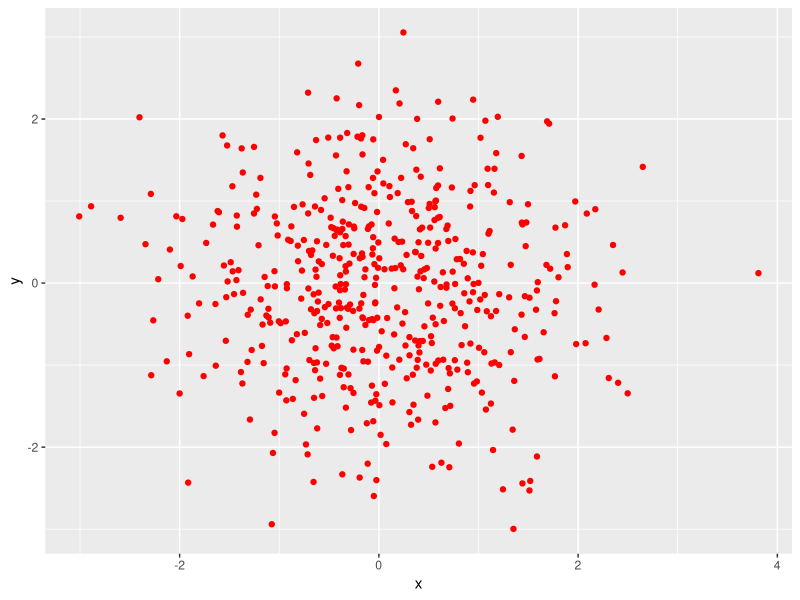
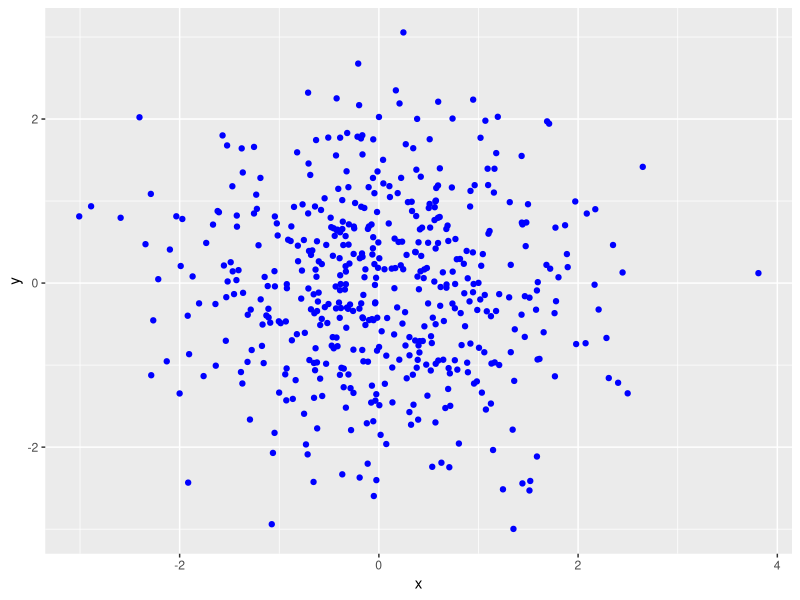
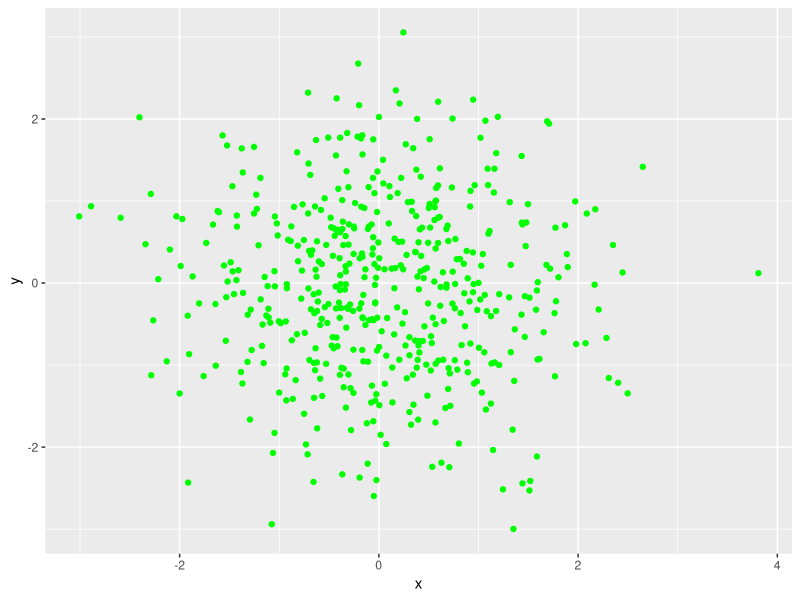
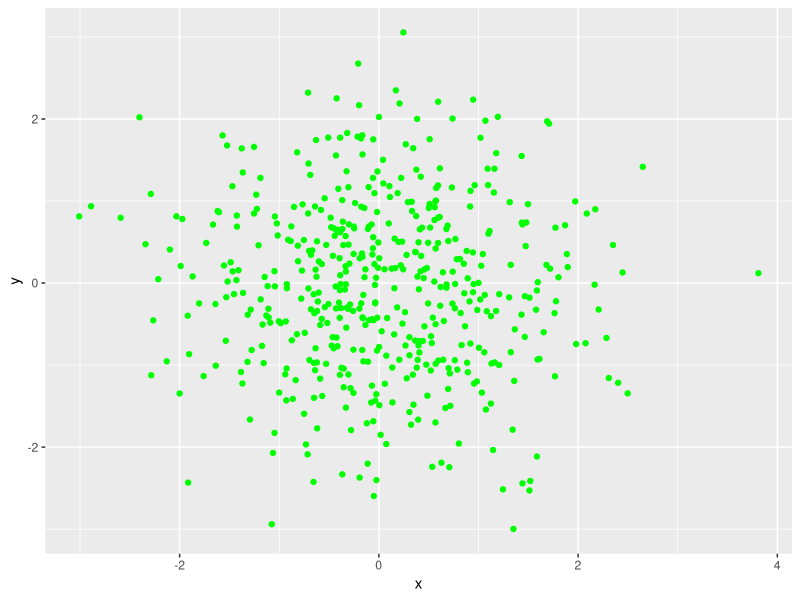

Write the R code that produced these figures, in order.
## ---- chunk 1
library(tidyverse)
hw1_df = tibble (
sample = rnorm(8),
vec_logical = c(sample > 0),
vec_char = c(length = 8),
vec_factor = factor(c(length = 8)), levels = c(3),
mean(sample)
)
## ---- chunk 2
set.seed(1)
plot_df = tibble(
  x = rnorm(500),
  y = rnorm(500),
  vec_logical = c(x + y > 1),
  as.numeric(x + y > 1), 
  as.factor(x + y > 1)
)
## ---- chunk 3
ggplot(plot_df, aes(x = x, y = y)) + geom_point(color = "red")

ggplot(plot_df, aes(x = x, y = y)) + geom_point(color = "blue")

ggplot(plot_df, aes(x = x, y = y)) + geom_point(color = "green")

ggsave("scatter_plot.pdf")
